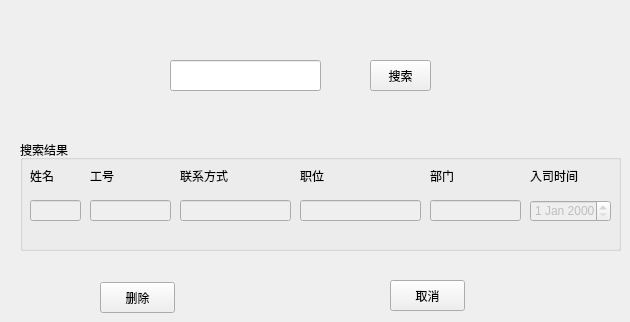
    <widget class="QWidget" name="page">
     <widget class="QLineEdit" name="selectLineEdit_5">
      <property name="geometry">
       <rect>
        <x>170</x>
        <y>60</y>
        <width>151</width>
        <height>31</height>
       </rect>
      </property>
      <property name="text">
       <string/>
      </property>
     </widget>
     <widget class="QGroupBox" name="dispalyGroupBox_9">
      <property name="geometry">
       <rect>
        <x>20</x>
        <y>140</y>
        <width>601</width>
        <height>111</height>
       </rect>
      </property>
      <property name="title">
       <string>搜索结果</string>
      </property>
      <widget class="QLabel" name="nameLabel_13">
       <property name="geometry">
        <rect>
         <x>10</x>
         <y>30</y>
         <width>54</width>
         <height>12</height>
        </rect>
       </property>
       <property name="text">
        <string>姓名</string>
       </property>
      </widget>
      <widget class="QLabel" name="jobNumLabel_13">
       <property name="geometry">
        <rect>
         <x>70</x>
         <y>30</y>
         <width>54</width>
         <height>12</height>
        </rect>
       </property>
       <property name="text">
        <string>工号</string>
       </property>
      </widget>
      <widget class="QLabel" name="connLabel_13">
       <property name="geometry">
        <rect>
         <x>160</x>
         <y>30</y>
         <width>54</width>
         <height>12</height>
        </rect>
       </property>
       <property name="text">
        <string>联系方式</string>
       </property>
      </widget>
      <widget class="QLabel" name="posiLabel_13">
       <property name="geometry">
        <rect>
         <x>280</x>
         <y>30</y>
         <width>54</width>
         <height>12</height>
        </rect>
       </property>
       <property name="text">
        <string>职位</string>
       </property>
      </widget>
      <widget class="QLabel" name="departLabel_13">
       <property name="geometry">
        <rect>
         <x>410</x>
         <y>30</y>
         <width>54</width>
         <height>12</height>
        </rect>
       </property>
       <property name="text">
        <string>部门</string>
       </property>
      </widget>
      <widget class="QLineEdit" name="nameLineEdit_13">
       <property name="enabled">
        <bool>false</bool>
       </property>
       <property name="geometry">
        <rect>
         <x>10</x>
         <y>60</y>
         <width>51</width>
         <height>21</height>
        </rect>
       </property>
      </widget>
      <widget class="QLineEdit" name="jobNumLineEdit_13">
       <property name="enabled">
        <bool>false</bool>
       </property>
       <property name="geometry">
        <rect>
         <x>70</x>
         <y>60</y>
         <width>81</width>
         <height>21</height>
        </rect>
       </property>
      </widget>
      <widget class="QLineEdit" name="connLineEdit_13">
       <property name="enabled">
        <bool>false</bool>
       </property>
       <property name="geometry">
        <rect>
         <x>160</x>
         <y>60</y>
         <width>111</width>
         <height>21</height>
        </rect>
       </property>
      </widget>
      <widget class="QLineEdit" name="posiLineEdit_9">
       <property name="enabled">
        <bool>false</bool>
       </property>
       <property name="geometry">
        <rect>
         <x>280</x>
         <y>60</y>
         <width>121</width>
         <height>21</height>
        </rect>
       </property>
      </widget>
      <widget class="QLineEdit" name="departLineEdit_9">
       <property name="enabled">
        <bool>false</bool>
       </property>
       <property name="geometry">
        <rect>
         <x>410</x>
         <y>60</y>
         <width>91</width>
         <height>21</height>
        </rect>
       </property>
      </widget>
      <widget class="QDateEdit" name="dateEdit_13">
       <property name="enabled">
        <bool>false</bool>
       </property>
       <property name="geometry">
        <rect>
         <x>510</x>
         <y>60</y>
         <width>81</width>
         <height>22</height>
        </rect>
       </property>
      </widget>
      <widget class="QLabel" name="label_13">
       <property name="geometry">
        <rect>
         <x>510</x>
         <y>30</y>
         <width>54</width>
         <height>12</height>
        </rect>
       </property>
       <property name="text">
        <string>入司时间</string>
       </property>
      </widget>
     </widget>
     <widget class="QPushButton" name="selectBtn_5">
      <property name="geometry">
       <rect>
        <x>370</x>
        <y>60</y>
        <width>61</width>
        <height>31</height>
       </rect>
      </property>
      <property name="text">
       <string>搜索</string>
      </property>
     </widget>
     <widget class="QPushButton" name="pushButton">
      <property name="geometry">
       <rect>
        <x>100</x>
        <y>282</y>
        <width>75</width>
        <height>31</height>
       </rect>
      </property>
      <property name="text">
       <string>删除</string>
      </property>
     </widget>
     <widget class="QPushButton" name="pushButton_2">
      <property name="geometry">
       <rect>
        <x>390</x>
        <y>280</y>
        <width>75</width>
        <height>31</height>
       </rect>
      </property>
      <property name="text">
       <string>取消</string>
      </property>
     </widget>
    </widget>
